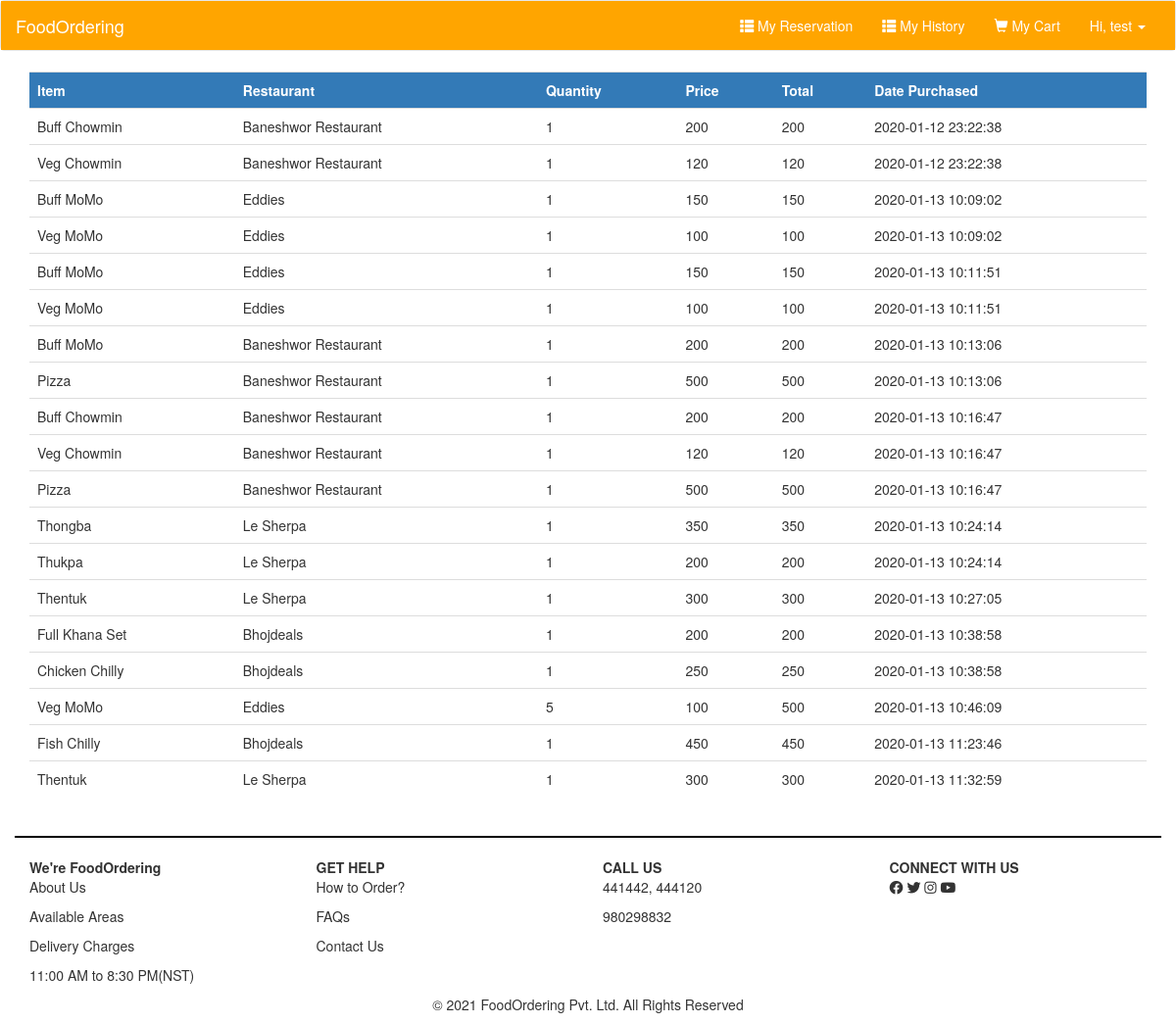
/order_history.php (signed in), run on the app's committed database.
### tables this page shows
CREATE TABLE `purchase` (
  `purchaseid` int(100) NOT NULL,
  `email` varchar(2556) NOT NULL,
  `pname` varchar(2565) NOT NULL,
  `rname` varchar(2556) NOT NULL,
  `qty` int(255) NOT NULL,
  `price` int(255) NOT NULL,
  `total` int(250) NOT NULL,
  `lat` double NOT NULL,
  `longt` double NOT NULL,
  `date_purchase` datetime NOT NULL
);

### functions/db.php (called while the page is built, shortened)
<?php
	$con = mysqli_connect('localhost','root','','foodordering');
	function query($query){
		global $con;
		return mysqli_query($con,$query);
	}
	function num_rows($result){
		return mysqli_num_rows($result);
	}
	function fetch_array($result){
		return mysqli_fetch_array($result);
	}
?>

### order_history.php (the view, shortened to what this page needs)
<?php
    include('includes/header.php');
    $email = $_SESSION['email'];
    echo '
        <div class="container">
            <table class="table">
                <tr class="bg-primary">
                    <th>Item</th>
                    <th>Restaurant</th>
                    <th>Quantity</th>
                    <th>Price</th>
                    <th>Total</th>
                    <th>Date Purchased</th>
                </tr>
    ';
    $sql = "SELECT * FROM purchase WHERE email = '$email'";
    $result=query($sql);
    if(num_rows($result)>0){
        while($row = fetch_array($result)){
            $pname = $row['pname'];
            $rname = $row['rname'];
            $qty = $row['qty'];
            $price = $row['price'];
            $total = $row['total'];
            $date_purchase = $row['date_purchase'];
            echo '
                <tr>
                    <td>'.$pname.'</td>
                    <td>'.$rname.'</td>
                    <td>'.$qty.'</td>
                    <td>'.$price.'</td>
                    <td>'.$total.'</td>
                    <td>'.$date_purchase.'</td>
                </tr>
            ';
        }
    }
    echo '</table></div>';
    include('includes/footer.php');
?>

### data on the page
purchase: pname "Buff Chowmin", rname "Baneshwor Restaurant", qty "1", price "200", total "200", date_purchase "2020-01-12 23:22:38"
purchase: pname "Veg Chowmin", rname "Baneshwor Restaurant", qty "1", price "120", total "120", date_purchase "2020-01-12 23:22:38"
purchase: pname "Buff MoMo", rname "Eddies", qty "1", price "150", total "150", date_purchase "2020-01-13 10:09:02"
purchase: pname "Veg MoMo", rname "Eddies", qty "1", price "100", total "100", date_purchase "2020-01-13 10:09:02"
purchase: pname "Buff MoMo", rname "Eddies", qty "1", price "150", total "150", date_purchase "2020-01-13 10:11:51"
purchase: pname "Veg MoMo", rname "Eddies", qty "1", price "100", total "100", date_purchase "2020-01-13 10:11:51"
purchase: pname "Buff MoMo", rname "Baneshwor Restaurant", qty "1", price "200", total "200", date_purchase "2020-01-13 10:13:06"
purchase: pname "Pizza", rname "Baneshwor Restaurant", qty "1", price "500", total "500", date_purchase "2020-01-13 10:13:06"
purchase: pname "Buff Chowmin", rname "Baneshwor Restaurant", qty "1", price "200", total "200", date_purchase "2020-01-13 10:16:47"
purchase: pname "Veg Chowmin", rname "Baneshwor Restaurant", qty "1", price "120", total "120", date_purchase "2020-01-13 10:16:47"
purchase: pname "Pizza", rname "Baneshwor Restaurant", qty "1", price "500", total "500", date_purchase "2020-01-13 10:16:47"
purchase: pname "Thongba", rname "Le Sherpa", qty "1", price "350", total "350", date_purchase "2020-01-13 10:24:14"
purchase: pname "Thukpa", rname "Le Sherpa", qty "1", price "200", total "200", date_purchase "2020-01-13 10:24:14"
purchase: pname "Thentuk", rname "Le Sherpa", qty "1", price "300", total "300", date_purchase "2020-01-13 10:27:05"
purchase: pname "Full Khana Set", rname "Bhojdeals", qty "1", price "200", total "200", date_purchase "2020-01-13 10:38:58"
purchase: pname "Chicken Chilly", rname "Bhojdeals", qty "1", price "250", total "250", date_purchase "2020-01-13 10:38:58"
purchase: pname "Veg MoMo", rname "Eddies", qty "5", price "100", total "500", date_purchase "2020-01-13 10:46:09"
purchase: pname "Fish Chilly", rname "Bhojdeals", qty "1", price "450", total "450", date_purchase "2020-01-13 11:23:46"
purchase: pname "Thentuk", rname "Le Sherpa", qty "1", price "300", total "300", date_purchase "2020-01-13 11:32:59"

### other printed values
$_SESSION["username"] "test"
